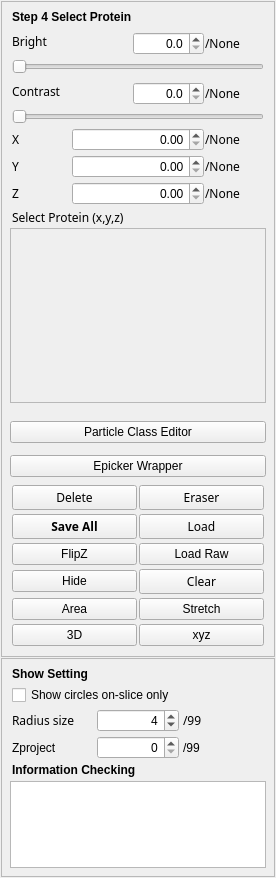
         <widget class="QWidget" name="verticalWidget" native="true">
          <property name="font">
           <font>
            <pointsize>9</pointsize>
           </font>
          </property>
          <layout class="QVBoxLayout" name="verticalLayout_3" stretch="600,200">
           <property name="spacing">
            <number>1</number>
           </property>
           <property name="sizeConstraint">
            <enum>QLayout::SetDefaultConstraint</enum>
           </property>
           <property name="leftMargin">
            <number>1</number>
           </property>
           <property name="topMargin">
            <number>1</number>
           </property>
           <property name="rightMargin">
            <number>1</number>
           </property>
           <property name="bottomMargin">
            <number>1</number>
           </property>
           <item>
            <widget class="Mpicker_FrameResult" name="frame_Result">
             <property name="font">
              <font>
               <pointsize>9</pointsize>
              </font>
             </property>
             <property name="frameShape">
              <enum>QFrame::StyledPanel</enum>
             </property>
             <property name="frameShadow">
              <enum>QFrame::Plain</enum>
             </property>
             <property name="lineWidth">
              <number>2</number>
             </property>
             <layout class="QVBoxLayout" name="verticalLayout_14">
              <property name="spacing">
               <number>2</number>
              </property>
              <property name="leftMargin">
               <number>8</number>
              </property>
              <property name="topMargin">
               <number>8</number>
              </property>
              <property name="rightMargin">
               <number>8</number>
              </property>
              <property name="bottomMargin">
               <number>8</number>
              </property>
              <item>
               <widget class="QWidget" name="widget" native="true">
                <layout class="QGridLayout" name="gridLayout_7">
                 <property name="leftMargin">
                  <number>2</number>
                 </property>
                 <property name="topMargin">
                  <number>0</number>
                 </property>
                 <property name="rightMargin">
                  <number>2</number>
                 </property>
                 <property name="bottomMargin">
                  <number>0</number>
                 </property>
                 <property name="horizontalSpacing">
                  <number>1</number>
                 </property>
                 <property name="verticalSpacing">
                  <number>4</number>
                 </property>
                 <item row="0" column="0" colspan="4">
                  <widget class="QLabel" name="label_ExtractSurface_2">
                   <property name="font">
                    <font>
                     <pointsize>9</pointsize>
                     <weight>75</weight>
                     <bold>true</bold>
                    </font>
                   </property>
                   <property name="text">
                    <string>Step 4 Select Protein</string>
                   </property>
                  </widget>
                 </item>
                 <item row="1" column="0" rowspan="2" colspan="3">
                  <widget class="QLabel" name="label_resultBright">
                   <property name="font">
                    <font>
                     <family>Agency FB</family>
                     <pointsize>9</pointsize>
                     <weight>50</weight>
                     <bold>false</bold>
                    </font>
                   </property>
                   <property name="text">
                    <string>Bright</string>
                   </property>
                  </widget>
                 </item>
                 <item row="2" column="2">
                  <widget class="QDoubleSpinBox" name="doubleSpinBox_resultBright">
                   <property name="alignment">
                    <set>Qt::AlignRight|Qt::AlignTrailing|Qt::AlignVCenter</set>
                   </property>
                   <property name="decimals">
                    <number>1</number>
                   </property>
                   <property name="maximum">
                    <double>255.000000000000000</double>
                   </property>
                   <property name="singleStep">
                    <double>0.100000000000000</double>
                   </property>
                  </widget>
                 </item>
                 <item row="2" column="3">
                  <widget class="QLabel" name="label_resultbrightlimit">
                   <property name="font">
                    <font>
                     <family>Agency FB</family>
                     <pointsize>9</pointsize>
                     <weight>50</weight>
                     <bold>false</bold>
                    </font>
                   </property>
                   <property name="text">
                    <string>/None</string>
                   </property>
                  </widget>
                 </item>
                 <item row="3" column="0" colspan="4">
                  <widget class="QSlider" name="horizontalSlider_resultBright">
                   <property name="font">
                    <font>
                     <family>Agency FB</family>
                     <pointsize>9</pointsize>
                    </font>
                   </property>
                   <property name="orientation">
                    <enum>Qt::Horizontal</enum>
                   </property>
                  </widget>
                 </item>
                 <item row="4" column="0" rowspan="2" colspan="3">
                  <widget class="QLabel" name="label_resultContrast">
                   <property name="font">
                    <font>
                     <family>Agency FB</family>
                     <pointsize>9</pointsize>
                     <weight>50</weight>
                     <bold>false</bold>
                    </font>
                   </property>
                   <property name="text">
                    <string>Contrast</string>
                   </property>
                  </widget>
                 </item>
                 <item row="5" column="2">
                  <widget class="QDoubleSpinBox" name="doubleSpinBox_resultContrast">
                   <property name="alignment">
                    <set>Qt::AlignRight|Qt::AlignTrailing|Qt::AlignVCenter</set>
                   </property>
                   <property name="decimals">
                    <number>1</number>
                   </property>
                   <property name="maximum">
                    <double>10000.000000000000000</double>
                   </property>
                   <property name="singleStep">
                    <double>0.500000000000000</double>
                   </property>
                  </widget>
                 </item>
                 <item row="5" column="3">
                  <widget class="QLabel" name="label_resultcontrastlimit">
                   <property name="font">
                    <font>
                     <family>Agency FB</family>
                     <pointsize>9</pointsize>
                     <weight>50</weight>
                     <bold>false</bold>
                    </font>
                   </property>
                   <property name="text">
                    <string>/None</string>
                   </property>
                  </widget>
                 </item>
                 <item row="6" column="0" colspan="4">
                  <widget class="QSlider" name="horizontalSlider_resultContrast">
                   <property name="font">
                    <font>
                     <family>Agency FB</family>
                     <pointsize>9</pointsize>
                    </font>
                   </property>
                   <property name="orientation">
                    <enum>Qt::Horizontal</enum>
                   </property>
                  </widget>
                 </item>
                 <item row="7" column="0">
                  <widget class="QLabel" name="X_2">
                   <property name="font">
                    <font>
                     <family>Agency FB</family>
                     <pointsize>9</pointsize>
                    </font>
                   </property>
                   <property name="text">
                    <string>X</string>
                   </property>
                  </widget>
                 </item>
                 <item row="7" column="1" colspan="2">
                  <widget class="QDoubleSpinBox" name="doubleSpinBox_resultX">
                   <property name="font">
                    <font>
                     <pointsize>9</pointsize>
                    </font>
                   </property>
                   <property name="alignment">
                    <set>Qt::AlignRight|Qt::AlignTrailing|Qt::AlignVCenter</set>
                   </property>
                   <property name="maximum">
                    <double>1999.990000000000009</double>
                   </property>
                   <property name="singleStep">
                    <double>1.000000000000000</double>
                   </property>
                  </widget>
                 </item>
                 <item row="7" column="3">
                  <widget class="QLabel" name="x_resultpos_label">
                   <property name="font">
                    <font>
                     <family>Agency FB</family>
                     <pointsize>9</pointsize>
                    </font>
                   </property>
                   <property name="text">
                    <string>/None</string>
                   </property>
                  </widget>
                 </item>
                 <item row="8" column="0">
                  <widget class="QLabel" name="Y_2">
                   <property name="font">
                    <font>
                     <family>Agency FB</family>
                     <pointsize>9</pointsize>
                    </font>
                   </property>
                   <property name="text">
                    <string>Y</string>
                   </property>
                  </widget>
                 </item>
                 <item row="8" column="1" colspan="2">
                  <widget class="QDoubleSpinBox" name="doubleSpinBox_resultY">
                   <property name="font">
                    <font>
                     <pointsize>9</pointsize>
                    </font>
                   </property>
                   <property name="alignment">
                    <set>Qt::AlignRight|Qt::AlignTrailing|Qt::AlignVCenter</set>
                   </property>
                   <property name="maximum">
                    <double>1999.990000000000009</double>
                   </property>
                  </widget>
                 </item>
                 <item row="8" column="3">
                  <widget class="QLabel" name="y_resultpos_label">
                   <property name="font">
                    <font>
                     <family>Agency FB</family>
                     <pointsize>9</pointsize>
                    </font>
                   </property>
                   <property name="text">
                    <string>/None</string>
                   </property>
                  </widget>
                 </item>
                 <item row="9" column="0">
                  <widget class="QLabel" name="Z_2">
                   <property name="font">
                    <font>
                     <family>Agency FB</family>
                     <pointsize>9</pointsize>
                    </font>
                   </property>
                   <property name="text">
                    <string>Z</string>
                   </property>
                  </widget>
                 </item>
                 <item row="9" column="1" colspan="2">
                  <widget class="QDoubleSpinBox" name="doubleSpinBox_resultZ">
                   <property name="font">
                    <font>
                     <pointsize>9</pointsize>
                    </font>
                   </property>
                   <property name="alignment">
                    <set>Qt::AlignRight|Qt::AlignTrailing|Qt::AlignVCenter</set>
                   </property>
                   <property name="maximum">
                    <double>1999.990000000000009</double>
                   </property>
                  </widget>
                 </item>
                 <item row="9" column="3">
                  <widget class="QLabel" name="z_resultpos_label">
                   <property name="font">
                    <font>
                     <family>Agency FB</family>
                     <pointsize>9</pointsize>
                    </font>
                   </property>
                   <property name="text">
                    <string>/None</string>
                   </property>
                  </widget>
                 </item>
                 <item row="10" column="0" colspan="4">
                  <widget class="QLabel" name="label_SelectPoints_2">
                   <property name="font">
                    <font>
                     <family>Agency FB</family>
                     <pointsize>9</pointsize>
                     <weight>50</weight>
                     <bold>false</bold>
                    </font>
                   </property>
                   <property name="text">
                    <string>Select Protein (x,y,z)</string>
                   </property>
                  </widget>
                 </item>
                </layout>
               </widget>
              </item>
              <item>
               <widget class="QScrollArea" name="scrollArea_Select_Result">
                <property name="sizePolicy">
                 <sizepolicy hsizetype="Expanding" vsizetype="Expanding">
                  <horstretch>0</horstretch>
                  <verstretch>0</verstretch>
                 </sizepolicy>
                </property>
                <property name="font">
                 <font>
                  <family>Agency FB</family>
                  <pointsize>9</pointsize>
                 </font>
                </property>
                <property name="widgetResizable">
                 <bool>true</bool>
                </property>
                <widget class="QWidget" name="scrollAreaWidgetContents_4">
                 <property name="geometry">
                  <rect>
                   <x>0</x>
                   <y>0</y>
                   <width>158</width>
                   <height>98</height>
                  </rect>
                 </property>
                </widget>
               </widget>
              </item>
              <item>
               <widget class="QLabel" name="label_ClassEdit">
                <property name="minimumSize">
                 <size>
                  <width>0</width>
                  <height>0</height>
                 </size>
                </property>
                <property name="maximumSize">
                 <size>
                  <width>16777215</width>
                  <height>16777215</height>
                 </size>
                </property>
                <property name="font">
                 <font>
                  <pointsize>9</pointsize>
                 </font>
                </property>
                <property name="toolTip">
                 <string>current class id and total class number</string>
                </property>
                <property name="text">
                 <string/>
                </property>
                <property name="alignment">
                 <set>Qt::AlignLeading|Qt::AlignLeft|Qt::AlignVCenter</set>
                </property>
               </widget>
              </item>
              <item>
               <widget class="QPushButton" name="pushButton_OpenEditor">
                <property name="minimumSize">
                 <size>
                  <width>0</width>
                  <height>0</height>
                 </size>
                </property>
                <property name="font">
                 <font>
                  <weight>50</weight>
                  <bold>false</bold>
                 </font>
                </property>
                <property name="toolTip">
                 <string>you can pick particles with more than 1 class and color</string>
                </property>
                <property name="text">
                 <string>Particle Class Editor</string>
                </property>
               </widget>
              </item>
              <item>
               <spacer name="verticalSpacer">
                <property name="orientation">
                 <enum>Qt::Vertical</enum>
                </property>
                <property name="sizeType">
                 <enum>QSizePolicy::Fixed</enum>
                </property>
                <property name="sizeHint" stdset="0">
                 <size>
                  <width>20</width>
                  <height>10</height>
                 </size>
                </property>
               </spacer>
              </item>
              <item>
               <widget class="QPushButton" name="pushButton_OpenEpicker">
                <property name="toolTip">
                 <string>pick particle by epicker (2d method)</string>
                </property>
                <property name="text">
                 <string>Epicker Wrapper</string>
                </property>
               </widget>
              </item>
              <item>
               <widget class="QWidget" name="widget" native="true">
                <layout class="QGridLayout" name="gridLayout_8">
                 <property name="leftMargin">
                  <number>2</number>
                 </property>
                 <property name="topMargin">
                  <number>6</number>
                 </property>
                 <property name="rightMargin">
                  <number>2</number>
                 </property>
                 <property name="bottomMargin">
                  <number>2</number>
                 </property>
                 <property name="horizontalSpacing">
                  <number>2</number>
                 </property>
                 <property name="verticalSpacing">
                  <number>4</number>
                 </property>
                 <item row="6" column="0">
                  <widget class="QPushButton" name="Button_showarea">
                   <property name="font">
                    <font>
                     <pointsize>9</pointsize>
                    </font>
                   </property>
                   <property name="text">
                    <string>Area</string>
                   </property>
                   <property name="checkable">
                    <bool>false</bool>
                   </property>
                  </widget>
                 </item>
                 <item row="2" column="1">
                  <widget class="QPushButton" name="Button_loadresult">
                   <property name="sizePolicy">
                    <sizepolicy hsizetype="Preferred" vsizetype="Preferred">
                     <horstretch>0</horstretch>
                     <verstretch>0</verstretch>
                    </sizepolicy>
                   </property>
                   <property name="font">
                    <font>
                     <family>Agency FB</family>
                     <pointsize>9</pointsize>
                    </font>
                   </property>
                   <property name="toolTip">
                    <string>load coords from file</string>
                   </property>
                   <property name="text">
                    <string>Load</string>
                   </property>
                  </widget>
                 </item>
                 <item row="7" column="0">
                  <widget class="QPushButton" name="Button_show3d">
                   <property name="font">
                    <font>
                     <pointsize>9</pointsize>
                    </font>
                   </property>
                   <property name="toolTip">
                    <string>display result in 3D, might be slow if thick</string>
                   </property>
                   <property name="text">
                    <string>3D</string>
                   </property>
                  </widget>
                 </item>
                 <item row="6" column="1">
                  <widget class="QPushButton" name="Button_showstretch">
                   <property name="text">
                    <string>Stretch</string>
                   </property>
                  </widget>
                 </item>
                 <item row="7" column="1">
                  <widget class="QPushButton" name="Button_showxyz">
                   <property name="font">
                    <font>
                     <pointsize>9</pointsize>
                    </font>
                   </property>
                   <property name="toolTip">
                    <string>display result in 3 direction</string>
                   </property>
                   <property name="text">
                    <string>xyz</string>
                   </property>
                  </widget>
                 </item>
                 <item row="4" column="0">
                  <widget class="QPushButton" name="Button_hide">
                   <property name="font">
                    <font>
                     <pointsize>9</pointsize>
                    </font>
                   </property>
                   <property name="toolTip">
                    <string>hide/show particles. Or press V.</string>
                   </property>
                   <property name="text">
                    <string>Hide</string>
                   </property>
                  </widget>
                 </item>
                 <item row="2" column="0">
                  <widget class="QPushButton" name="Button_saveresult">
                   <property name="sizePolicy">
                    <sizepolicy hsizetype="Preferred" vsizetype="Preferred">
                     <horstretch>0</horstretch>
                     <verstretch>0</verstretch>
                    </sizepolicy>
                   </property>
                   <property name="font">
                    <font>
                     <family>Agency FB</family>
                     <pointsize>9</pointsize>
                     <weight>75</weight>
                     <bold>true</bold>
                    </font>
                   </property>
                   <property name="text">
                    <string>Save All</string>
                   </property>
                  </widget>
                 </item>
                 <item row="1" column="0">
                  <widget class="QPushButton" name="Button_DeleteresultPoint">
                   <property name="font">
                    <font>
                     <family>Agency FB</family>
                     <pointsize>9</pointsize>
                    </font>
                   </property>
                   <property name="text">
                    <string>Delete</string>
                   </property>
                  </widget>
                 </item>
                 <item row="4" column="1">
                  <widget class="QPushButton" name="Button_Clear">
                   <property name="font">
                    <font>
                     <family>Agency FB</family>
                     <pointsize>9</pointsize>
                    </font>
                   </property>
                   <property name="text">
                    <string>Clear</string>
                   </property>
                  </widget>
                 </item>
                 <item row="1" column="1">
                  <widget class="QPushButton" name="Button_eraser">
                   <property name="sizePolicy">
                    <sizepolicy hsizetype="Preferred" vsizetype="Preferred">
                     <horstretch>0</horstretch>
                     <verstretch>0</verstretch>
                    </sizepolicy>
                   </property>
                   <property name="font">
                    <font>
                     <family>Agency FB</family>
                     <pointsize>9</pointsize>
                    </font>
                   </property>
                   <property name="text">
                    <string>Eraser</string>
                   </property>
                  </widget>
                 </item>
                 <item row="3" column="1">
                  <widget class="QPushButton" name="Button_loadresultraw">
                   <property name="font">
                    <font>
                     <pointsize>9</pointsize>
                    </font>
                   </property>
                   <property name="toolTip">
                    <string>read coords of raw tomo and convert it to flattened tomo coords, ignore points outside the flattened tomo.</string>
                   </property>
                   <property name="text">
                    <string>Load Raw</string>
                   </property>
                  </widget>
                 </item>
                 <item row="3" column="0">
                  <widget class="QPushButton" name="pushButton_flipz">
                   <property name="toolTip">
                    <string>change x,y,z to -x,y,-z (rotate 180 around y axis)</string>
                   </property>
                   <property name="text">
                    <string>FlipZ</string>
                   </property>
                  </widget>
                 </item>
                </layout>
               </widget>
              </item>
             </layout>
            </widget>
           </item>
           <item>
            <widget class="QFrame" name="frame">
             <property name="font">
              <font>
               <pointsize>9</pointsize>
              </font>
             </property>
             <property name="frameShape">
              <enum>QFrame::StyledPanel</enum>
             </property>
             <property name="frameShadow">
              <enum>QFrame::Plain</enum>
             </property>
             <property name="lineWidth">
              <number>2</number>
             </property>
             <layout class="QVBoxLayout" name="verticalLayout_15">
              <property name="spacing">
               <number>2</number>
              </property>
              <property name="leftMargin">
               <number>8</number>
              </property>
              <property name="topMargin">
               <number>8</number>
              </property>
              <property name="rightMargin">
               <number>8</number>
              </property>
              <property name="bottomMargin">
               <number>8</number>
              </property>
              <item>
               <widget class="QWidget" name="widget" native="true">
                <layout class="QGridLayout" name="gridLayout_9">
                 <property name="leftMargin">
                  <number>2</number>
                 </property>
                 <property name="topMargin">
                  <number>0</number>
                 </property>
                 <property name="rightMargin">
                  <number>2</number>
                 </property>
                 <property name="bottomMargin">
                  <number>2</number>
                 </property>
                 <property name="spacing">
                  <number>4</number>
                 </property>
                 <item row="0" column="0">
                  <widget class="QLabel" name="label_ShowSetting">
                   <property name="font">
                    <font>
                     <pointsize>9</pointsize>
                     <weight>75</weight>
                     <bold>true</bold>
                    </font>
                   </property>
                   <property name="text">
                    <string>Show Setting</string>
                   </property>
                  </widget>
                 </item>
                 <item row="2" column="1">
                  <widget class="QSpinBox" name="spinBox_radius">
                   <property name="font">
                    <font>
                     <pointsize>9</pointsize>
                    </font>
                   </property>
                   <property name="alignment">
                    <set>Qt::AlignRight|Qt::AlignTrailing|Qt::AlignVCenter</set>
                   </property>
                   <property name="minimum">
                    <number>1</number>
                   </property>
                   <property name="maximum">
                    <number>99</number>
                   </property>
                   <property name="value">
                    <number>4</number>
                   </property>
                  </widget>
                 </item>
                 <item row="2" column="2">
                  <widget class="QLabel" name="label_radiuslimit">
                   <property name="font">
                    <font>
                     <family>Agency FB</family>
                     <pointsize>9</pointsize>
                     <weight>50</weight>
                     <bold>false</bold>
                    </font>
                   </property>
                   <property name="text">
                    <string>/99</string>
                   </property>
                  </widget>
                 </item>
                 <item row="3" column="0">
                  <widget class="QLabel" name="label_2">
                   <property name="toolTip">
                    <string>add multi slice to enhance SNR. number = 2*Zproject+1</string>
                   </property>
                   <property name="text">
                    <string>Zproject</string>
                   </property>
                  </widget>
                 </item>
                 <item row="3" column="1">
                  <widget class="QSpinBox" name="spinBox_Zproject">
                   <property name="alignment">
                    <set>Qt::AlignRight|Qt::AlignTrailing|Qt::AlignVCenter</set>
                   </property>
                   <property name="minimum">
                    <number>0</number>
                   </property>
                   <property name="maximum">
                    <number>99</number>
                   </property>
                   <property name="value">
                    <number>0</number>
                   </property>
                  </widget>
                 </item>
                 <item row="3" column="2">
                  <widget class="QLabel" name="label_3">
                   <property name="text">
                    <string>/99</string>
                   </property>
                  </widget>
                 </item>
                 <item row="2" column="0">
                  <widget class="QLabel" name="label_radius">
                   <property name="font">
                    <font>
                     <family>Agency FB</family>
                     <pointsize>9</pointsize>
                     <weight>50</weight>
                     <bold>false</bold>
                    </font>
                   </property>
                   <property name="text">
                    <string>Radius size</string>
                   </property>
                  </widget>
                 </item>
                 <item row="4" column="0" colspan="2">
                  <widget class="QLabel" name="label_Progress_2">
                   <property name="font">
                    <font>
                     <pointsize>9</pointsize>
                     <weight>75</weight>
                     <bold>true</bold>
                    </font>
                   </property>
                   <property name="text">
                    <string>Information Checking</string>
                   </property>
                  </widget>
                 </item>
                 <item row="1" column="0" colspan="3">
                  <widget class="QCheckBox" name="checkBox_showcircle2d">
                   <property name="text">
                    <string>Show circles on-slice only</string>
                   </property>
                  </widget>
                 </item>
                </layout>
               </widget>
              </item>
              <item>
               <widget class="QTextEdit" name="Text_Information">
                <property name="font">
                 <font>
                  <family>Agency FB</family>
                  <pointsize>9</pointsize>
                 </font>
                </property>
                <property name="readOnly">
                 <bool>true</bool>
                </property>
                <property name="html">
                 <string>&lt;!DOCTYPE HTML PUBLIC &quot;-//W3C//DTD HTML 4.0//EN&quot; &quot;http://www.w3.org/TR/REC-html40/strict.dtd&quot;&gt;
&lt;html&gt;&lt;head&gt;&lt;meta name=&quot;qrichtext&quot; content=&quot;1&quot; /&gt;&lt;style type=&quot;text/css&quot;&gt;
p, li { white-space: pre-wrap; }
&lt;/style&gt;&lt;/head&gt;&lt;body style=&quot; font-family:'Agency FB'; font-size:9pt; font-weight:400; font-style:normal;&quot;&gt;
&lt;p style=&quot;-qt-paragraph-type:empty; margin-top:0px; margin-bottom:0px; margin-left:0px; margin-right:0px; -qt-block-indent:0; text-indent:0px;&quot;&gt;&lt;br /&gt;&lt;/p&gt;&lt;/body&gt;&lt;/html&gt;</string>
                </property>
               </widget>
              </item>
             </layout>
            </widget>
           </item>
          </layout>
         </widget>
